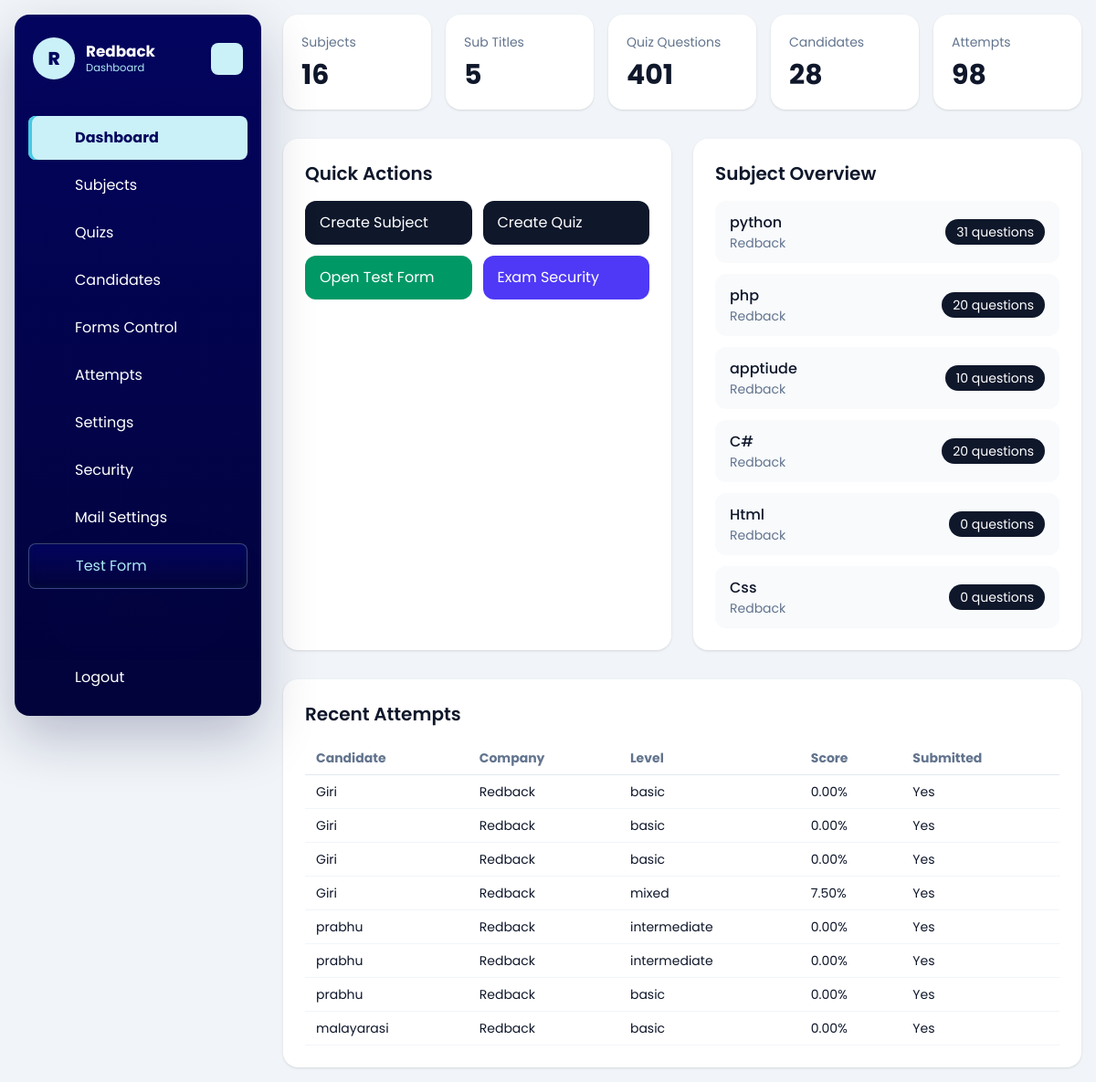
The app's page /dashboard/ (signed in), older data.
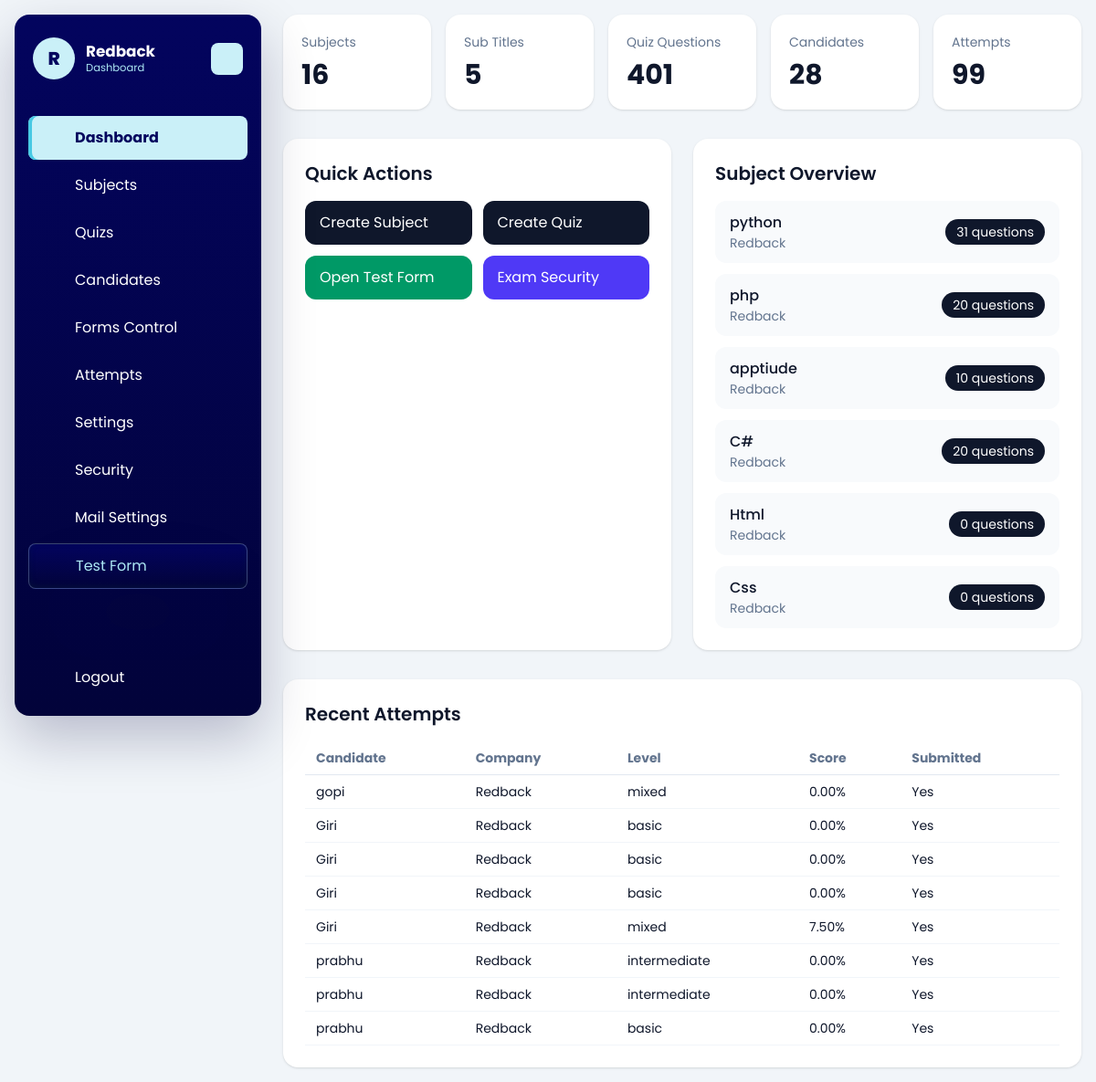
The same page, newer data.
### dashboard/models.py (models this page shows, shortened)
class Company(models.Model):
    name = models.CharField(max_length=150)
    image = models.ImageField(upload_to='company/', blank=True, null=True)
    email = models.EmailField(unique=True)
    password = models.CharField(max_length=128)
    is_active = models.BooleanField(default=True)
    test_instructions = models.TextField(
        default=DEFAULT_TEST_INSTRUCTIONS,
        blank=True,
        help_text='Instructions shown to candidates in the online test instructions drawer.',
    )
    allow_full_screen_lock = models.BooleanField(default=False)
    allow_pause_lock = models.BooleanField(default=False)
    allow_tab_switch_guard = models.BooleanField(default=False)
    allow_copy_paste_block = models.BooleanField(default=False)
    allow_right_click_disable = models.BooleanField(default=False)
    full_screen_lock = models.BooleanField(default=False)
    pause_lock = models.BooleanField(default=False)
    tab_switch_guard_enabled = models.BooleanField(default=False)
    copy_paste_block_enabled = models.BooleanField(default=False)
    right_click_disable_enabled = models.BooleanField(default=False)
    max_violation_warnings = models.PositiveIntegerField(default=3)
    exam_control_password = models.CharField(max_length=128, blank=True)
    pass_persantage = models.DecimalField(max_digits=5, decimal_places=2, default=50.00)
    mail_sender_enabled = models.BooleanField(default=False)
    smtp_host = models.CharField(max_length=255, blank=True)
    smtp_port = models.PositiveIntegerField(default=587)
    smtp_username = models.CharField(max_length=255, blank=True)
    smtp_app_key = models.CharField(max_length=255, blank=True)
    smtp_use_tls = models.BooleanField(default=True)
    smtp_from_email = models.EmailField(blank=True)
    created_at = models.DateTimeField(auto_now_add=True)
    updated_at = models.DateTimeField(auto_now=True)
    class Meta:
        ordering = ['name']
        verbose_name_plural = 'Companies'

class TestSubject(models.Model):
    company = models.ForeignKey(Company, on_delete=models.CASCADE, related_name='subjects')
    subject = models.CharField(max_length=150)
    subject_svg = models.TextField(blank=True, null=True)
    created_at = models.DateTimeField(auto_now_add=True)
    class Meta:
        ordering = ['subject']
        unique_together = ('company', 'subject')

### quiz/models.py (models this page shows, shortened)
class CandidateTestAttempt(models.Model):
    SESSION_SINGLE = 'single'
    SESSION_MULTI = 'multi'
    SESSION_CHOICES = [
        (SESSION_SINGLE, 'Single'),
        (SESSION_MULTI, 'Multi'),
    ]
    candidate = models.ForeignKey(Candidate, on_delete=models.CASCADE, related_name='attempts')
    company = models.ForeignKey(Company, on_delete=models.CASCADE, related_name='attempts')
    public_slug = models.CharField(max_length=190, unique=True, blank=True, db_index=True)
    session_type = models.CharField(max_length=10, choices=SESSION_CHOICES)
    level = models.CharField(max_length=20)
    question_count = models.PositiveIntegerField()
    duration_minutes = models.PositiveIntegerField()
    selected_subjects = models.JSONField(default=list, blank=True)
    selected_sub_titles = models.JSONField(default=list, blank=True)
    candidate_details_json = models.JSONField(default=dict, blank=True)
    answers_json = models.JSONField(default=list, blank=True)
    correct_count = models.PositiveIntegerField(default=0)
    wrong_count = models.PositiveIntegerField(default=0)
    percentage = models.DecimalField(max_digits=5, decimal_places=2, default=0)
    started_at = models.DateTimeField(blank=True, null=True)
    submitted_at = models.DateTimeField(blank=True, null=True)
    is_submitted = models.BooleanField(default=False)
    is_paused = models.BooleanField(default=False)
    paused_at = models.DateTimeField(blank=True, null=True)
    total_paused_seconds = models.PositiveIntegerField(default=0)
    full_screen_lock_enabled = models.BooleanField(default=False)
    pause_lock_enabled = models.BooleanField(default=False)
    tab_switch_guard_enabled = models.BooleanField(default=False)
    copy_paste_block_enabled = models.BooleanField(default=False)
    right_click_disable_enabled = models.BooleanField(default=False)
    max_violation_warnings = models.PositiveIntegerField(default=3)
    tab_switch_count = models.PositiveIntegerField(default=0)
    warning_count = models.PositiveIntegerField(default=0)
    last_violation_at = models.DateTimeField(blank=True, null=True)
    violation_log_json = models.JSONField(default=list, blank=True)
    test_link_email_sent_at = models.DateTimeField(blank=True, null=True)
    created_at = models.DateTimeField(auto_now_add=True)
    class Meta:
        ordering = ['-created_at']

class Candidate(models.Model):
    name = models.CharField(max_length=150)
    email = models.EmailField()
    designation_tech = models.CharField(max_length=150)
    created_at = models.DateTimeField(auto_now_add=True)
    class Meta:
        ordering = ['name']

### dashboard/views.py (the view)
# urls.py: path('', views.dashboard_home, name='home'),
@company_login_required
def dashboard_home(request):
    company = request.company
    context = {
        'subject_count': TestSubject.objects.filter(company=company).count(),
        'subtitle_count': SubTitle.objects.filter(test_subject__company=company).count(),
        'quiz_count': Quiz.objects.filter(test_subject__company=company).count(),
        'candidate_count': Candidate.objects.filter(attempts__company=company).distinct().count(),
        'attempt_count': CandidateTestAttempt.objects.filter(company=company).count(),
        'subjects': TestSubject.objects.filter(company=company).select_related('company').annotate(
            quiz_total=Count('quizzes')
        )[:6],
        'recent_attempts': CandidateTestAttempt.objects.filter(company=company).select_related(
            'candidate', 'company'
        )[:8],
        'company': company,
    }
    return render(request, 'dashboard/home.html', context)

### templates/dashboard/home.html (shortened to what this page needs)
{% extends "base.html" %}
{% block content %}
{% include 'dashboard/header.html' %}
<div id="dashboard-page-content">
<section class="grid gap-4 md:grid-cols-5">
    <div class="rounded-2xl bg-white p-5 shadow-sm">
        <p class="text-sm text-slate-500">Subjects</p>
        <p class="mt-2 text-3xl font-bold">{{ subject_count }}</p>
    </div>
    <div class="rounded-2xl bg-white p-5 shadow-sm">
        <p class="text-sm text-slate-500">Sub Titles</p>
        <p class="mt-2 text-3xl font-bold">{{ subtitle_count }}</p>
    </div>
    <div class="rounded-2xl bg-white p-5 shadow-sm">
        <p class="text-sm text-slate-500">Quiz Questions</p>
        <p class="mt-2 text-3xl font-bold">{{ quiz_count }}</p>
    </div>
    <div class="rounded-2xl bg-white p-5 shadow-sm">
        <p class="text-sm text-slate-500">Candidates</p>
        <p class="mt-2 text-3xl font-bold">{{ candidate_count }}</p>
    </div>
    <div class="rounded-2xl bg-white p-5 shadow-sm">
        <p class="text-sm text-slate-500">Attempts</p>
        <p class="mt-2 text-3xl font-bold">{{ attempt_count }}</p>
    </div>
</section>
<section class="mt-8 grid gap-6 lg:grid-cols-2">
    <div class="rounded-2xl bg-white p-6 shadow-sm">
        <div class="mb-4 flex items-center justify-between">
            <h2 class="text-xl font-semibold">Quick Actions</h2>
        </div>
        <div class="grid gap-3 sm:grid-cols-2">
            <a href="{% url 'dashboard:subject_create' %}" class="rounded-xl bg-slate-900 px-4 py-3 text-white">Create Subject</a>
            <a href="{% url 'dashboard:quiz_create' %}" class="rounded-xl bg-slate-900 px-4 py-3 text-white">Create Quiz</a>
            <a href="{% url 'quiz:start' %}" class="rounded-xl bg-emerald-600 px-4 py-3 text-white">Open Test Form</a>
            <a href="{% url 'dashboard:company_settings' %}" class="rounded-xl bg-indigo-600 px-4 py-3 text-white">Exam Security</a>
        </div>
    </div>
    <div class="rounded-2xl bg-white p-6 shadow-sm">
        <h2 class="text-xl font-semibold">Subject Overview</h2>
        <div class="mt-4 space-y-3">
            {% for subject in subjects %}
                <div class="flex items-center justify-between rounded-xl bg-slate-50 px-4 py-3">
                    <div>
                        <p class="font-medium">{{ subject.subject }}</p>
                        <p class="text-sm text-slate-500">{{ subject.company.name }}</p>
                    </div>
                    <span class="rounded-full bg-slate-900 px-3 py-1 text-sm text-white">{{ subject.quiz_total }} questions</span>
                </div>
            {% empty %}
                <p class="text-slate-500">No subjects created yet.</p>
            {% endfor %}
        </div>
    </div>
</section>
<section class="mt-8 rounded-2xl bg-white p-6 shadow-sm">
    <h2 class="text-xl font-semibold">Recent Attempts</h2>
    <div class="mt-4 overflow-x-auto">
        <table class="min-w-full text-left text-sm">
            <thead class="border-b border-slate-200 text-slate-500">
                <tr>
                    <th class="px-3 py-2">Candidate</th>
                    <th class="px-3 py-2">Company</th>
                    <th class="px-3 py-2">Level</th>
                    <th class="px-3 py-2">Score</th>
                    <th class="px-3 py-2">Submitted</th>
                </tr>
            </thead>
            <tbody>
                {% for attempt in recent_attempts %}
                    <tr class="border-b border-slate-100">
                        <td class="px-3 py-2">{{ attempt.candidate.name }}</td>
                        <td class="px-3 py-2">{{ attempt.company.name }}</td>
                        <td class="px-3 py-2">{{ attempt.level }}</td>
                        <td class="px-3 py-2">{{ attempt.percentage }}%</td>
                        <td class="px-3 py-2">{{ attempt.is_submitted|yesno:"Yes,No" }}</td>
                    </tr>
                {% empty %}
                    <tr>
                        <td colspan="5" class="px-3 py-6 text-center text-slate-500">No test attempts yet.</td>
                    </tr>
                {% endfor %}
            </tbody>
        </table>
    </div>
</section>
</div>
{% endblock %}

### templates/base.html (shortened to what this page needs)
{% load static %}
<!DOCTYPE html>
<html lang="en">
<head>
    <link rel="stylesheet" href="{% static 'css/tailwind-build.css' %}">
</head>
<body class="min-h-screen bg-slate-100 text-slate-900" style="font-family: 'Poppins', sans-serif;">
    <div class="min-h-screen">
        <main class="mx-auto max-w-7xl px-4 py-8">
            {% block content %}{% endblock %}
        </main>
    </div>
</body>
</html>

### templates/dashboard/header.html (shortened to what this page needs)
<aside class="dashboard-sidebar" data-dashboard-sidebar>
    <header class="dashboard-sidebar-header">
        <a href="/" class="dashboard-brand">
            <span class="dashboard-brand-mark">{{ request.company.name|default:"Company"|slice:":1"|upper }}</span>
            <span class="dashboard-brand-text">
                <strong>{{ request.company.name|default:"Company" }}</strong>
                <span>Dashboard</span>
            </span>
        </a>
        <button class="dashboard-toggler dashboard-sidebar-toggler" type="button" aria-label="Toggle sidebar">
        </button>
    </header>
    <nav class="dashboard-sidebar-nav"
        aria-label="Dashboard navigation"
        hx-boost="true"
        hx-target="#dashboard-page-content"
        hx-select="#dashboard-page-content"
        hx-push-url="true">
        <ul class="dashboard-nav-list dashboard-primary-nav">
            {% if request.session.company_id %}
                <li class="dashboard-nav-item">
                    <a href="/dashboard/" class="dashboard-nav-link" data-dashboard-nav-link data-nav-exact>
                        <span class="dashboard-nav-label">Dashboard</span>
                    </a>
                </li>
                <li class="dashboard-nav-item">
                    <a href="/dashboard/subjects/" class="dashboard-nav-link" data-dashboard-nav-link>
                        <span class="dashboard-nav-label">Subjects</span>
                    </a>
                </li>
                <li class="dashboard-nav-item">
                    <a href="/dashboard/quizzes/" class="dashboard-nav-link" data-dashboard-nav-link>
                        <span class="dashboard-nav-label">Quizs</span>
                    </a>
                </li>
                <li class="dashboard-nav-item">
                    <a href="/dashboard/candidates/" class="dashboard-nav-link" data-dashboard-nav-link>
                        <span class="dashboard-nav-label">Candidates</span>
                    </a>
                </li>
                <li class="dashboard-nav-item">
                    <a href="/dashboard/forms-control/" class="dashboard-nav-link" data-dashboard-nav-link>
                        <span class="dashboard-nav-label">Forms Control</span>
                    </a>
                </li>
                <li class="dashboard-nav-item">
                    <a href="/dashboard/attempts/" class="dashboard-nav-link" data-dashboard-nav-link>
                        <span class="dashboard-nav-label">Attempts</span>
                    </a>
                </li>
                <li class="dashboard-nav-item">
                    <a href="/dashboard/settings/" class="dashboard-nav-link" data-dashboard-nav-link>
                        <span class="dashboard-nav-label">Settings</span>
                    </a>
                </li>
                <li class="dashboard-nav-item">
                    <a href="/dashboard/settings/security/" class="dashboard-nav-link" data-dashboard-nav-link>
                        <span class="dashboard-nav-label">Security</span>
                    </a>
                </li>
                <li class="dashboard-nav-item">
                    <a href="/dashboard/settings/mail/" class="dashboard-nav-link" data-dashboard-nav-link>
                        <span class="dashboard-nav-label">Mail Settings</span>
                    </a>
                </li>
                <li class="dashboard-nav-item">
                    <a href="/quiz/start/" class="dashboard-nav-link is-accent" data-dashboard-nav-link hx-boost="false">
                        <span class="dashboard-nav-label">Test Form</span>
                    </a>
                </li>
            {% endif %}
        </ul>
        {% if request.session.company_id %}
            <ul class="dashboard-nav-list dashboard-secondary-nav">
                <li class="dashboard-nav-item">
                    <a href="/dashboard/logout/" class="dashboard-nav-link is-danger">
                        <span class="dashboard-nav-label">Logout</span>
                    </a>
                </li>
            </ul>
        {% endif %}
    </nav>
</aside>

Row changes from the older to the newer data that the page shows:
no longer on this page (row unchanged): CandidateTestAttempt: candidate.name "malayarasi", company.name "Redback", level "basic", percentage "0.00", is_submitted "Yes"
added CandidateTestAttempt: candidate.name "gopi", company.name "Redback", level "mixed", percentage "0.00", is_submitted "Yes"
Text that changed along with them:
{{ attempt_count }}: "98" → "99"
